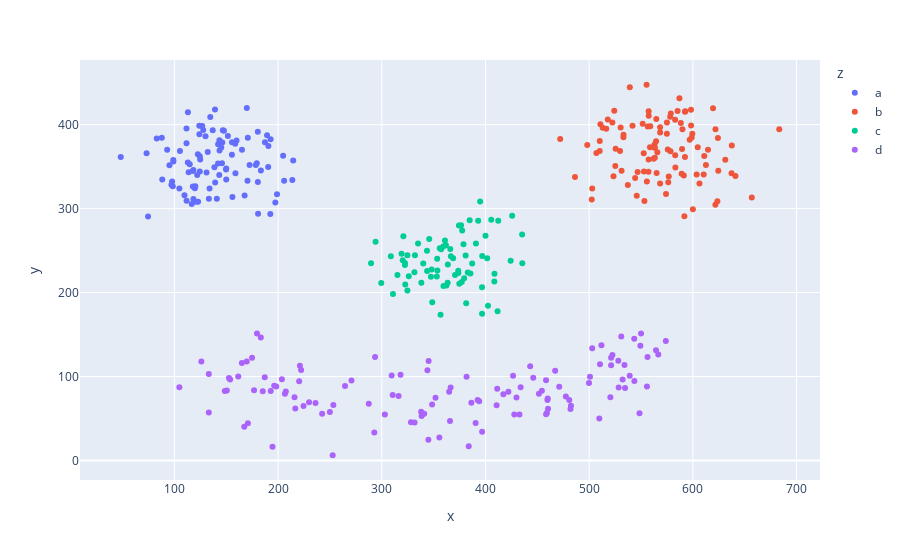

Write notebook code for a chart like this one.
### Markdown cell above
## Plotting the Drawn Data:

Visualizing the drawn points becomes a breeze with Plotly, which provides an interactive chart. The following code snippet accomplishes this:

### Code cell
import plotly.express as px
import plotly

plotly.offline.init_notebook_mode(connected=True)

# Creating an interactive scatter plot
fig = px.scatter(df, x='x', y='y', color='z')
fig.show()
